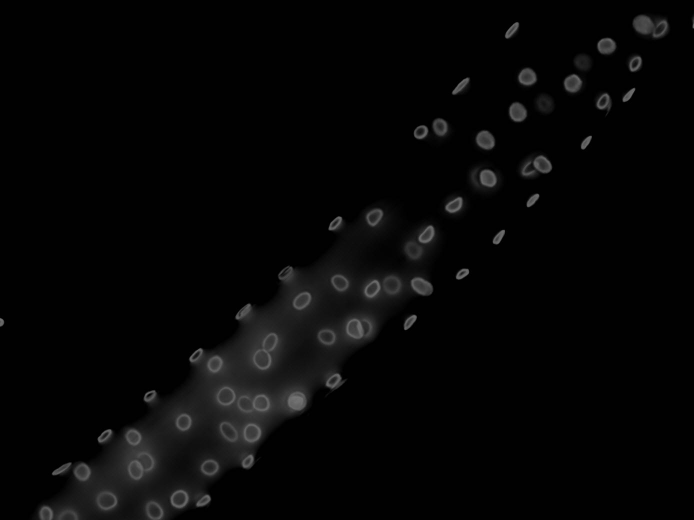
#> input picture Fig1.jpg, 1388 x 1040 px (shown at 1/2 size)
$ python 'Active Contour Model.py'
#> lines starting #> are read from the running program, lines starting #| are printed output that depends on the picture
import numpy as np
import matplotlib.pyplot as plt
from skimage.color import rgb2gray
from skimage import data
from skimage.filters import gaussian
from skimage.segmentation import active_contour
import cv2


img = cv2.imread('Fig1.jpg', cv2.IMREAD_COLOR)
#> img is the input picture: shape (1040, 1388, 3); min 0, max 118, mean 6.2
img = rgb2gray(img)
#> img: shape (1040, 1388) float64

s = np.linspace(0, 2*np.pi, 400)
r = img.shape[0]/2 + 40*np.sin(s)+30
c = img.shape[1]/2 + 40*np.cos(s)-30
init = np.array([r, c]).T

snake = active_contour(gaussian(img, 3, preserve_range=False),
                       init, alpha=0.015, beta=10, gamma=0.001)
#> snake = 400 pairs, first value 548.5 to 582.4, second value 661.8 to 697.3

fig, ax = plt.subplots(figsize=(7, 7))
ax.imshow(img, cmap=plt.cm.gray)
ax.plot(init[:, 1], init[:, 0], '--r', lw=3)
ax.plot(snake[:, 1], snake[:, 0], '-b', lw=3)
ax.set_xticks([]), ax.set_yticks([])
ax.axis([0, img.shape[1], img.shape[0], 0])

plt.show()
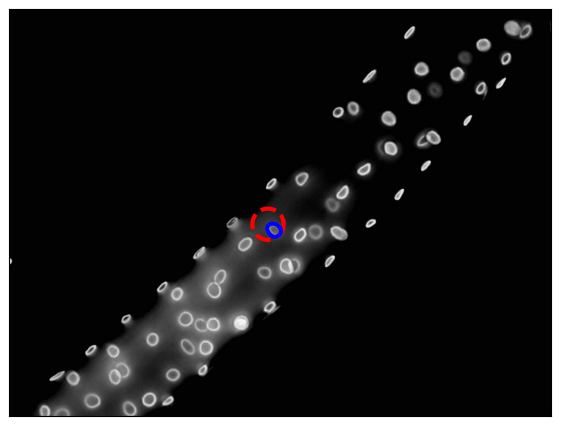
#> figure drawn by matplotlib, 1 panel
